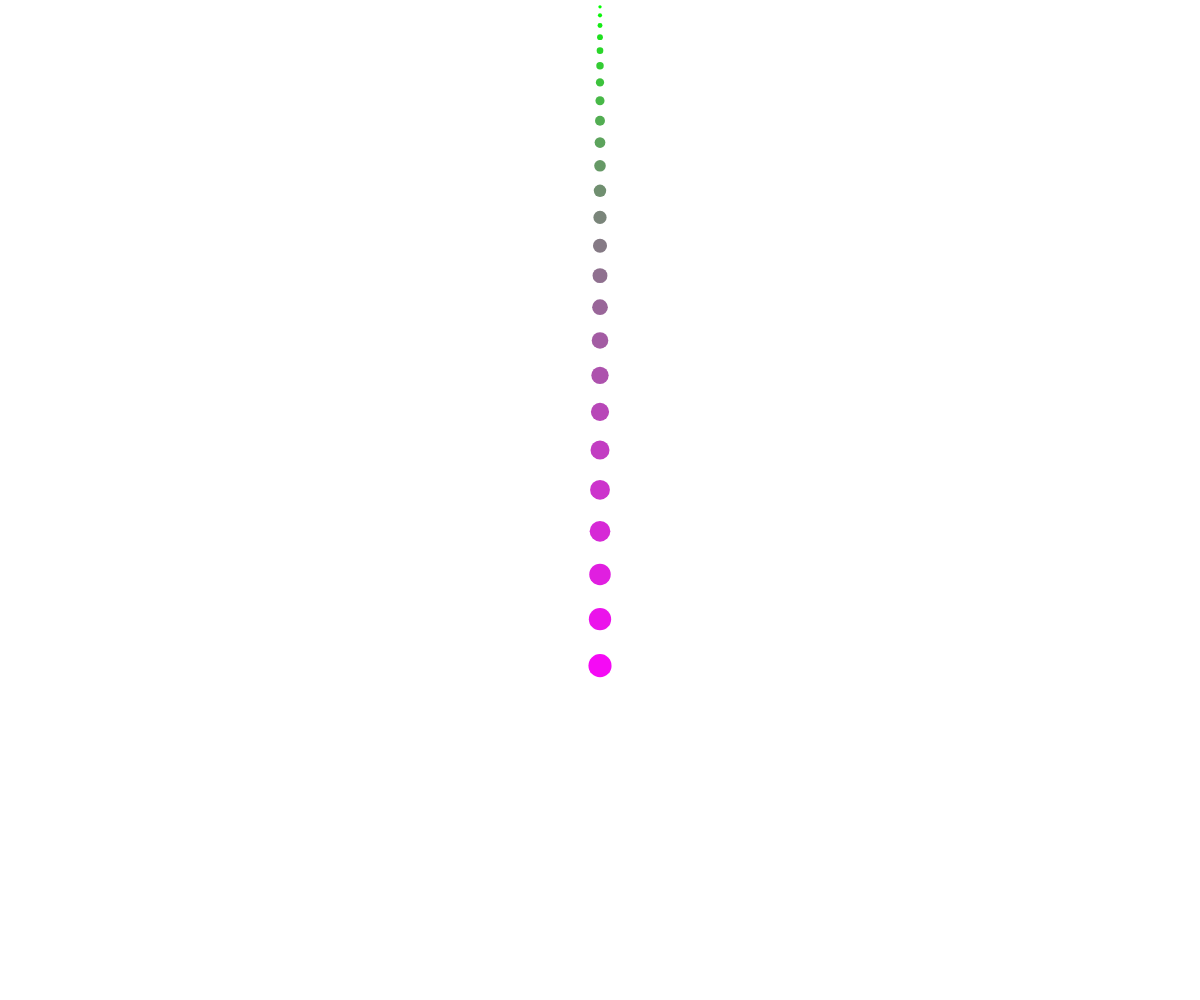
Frame 1 (no input)
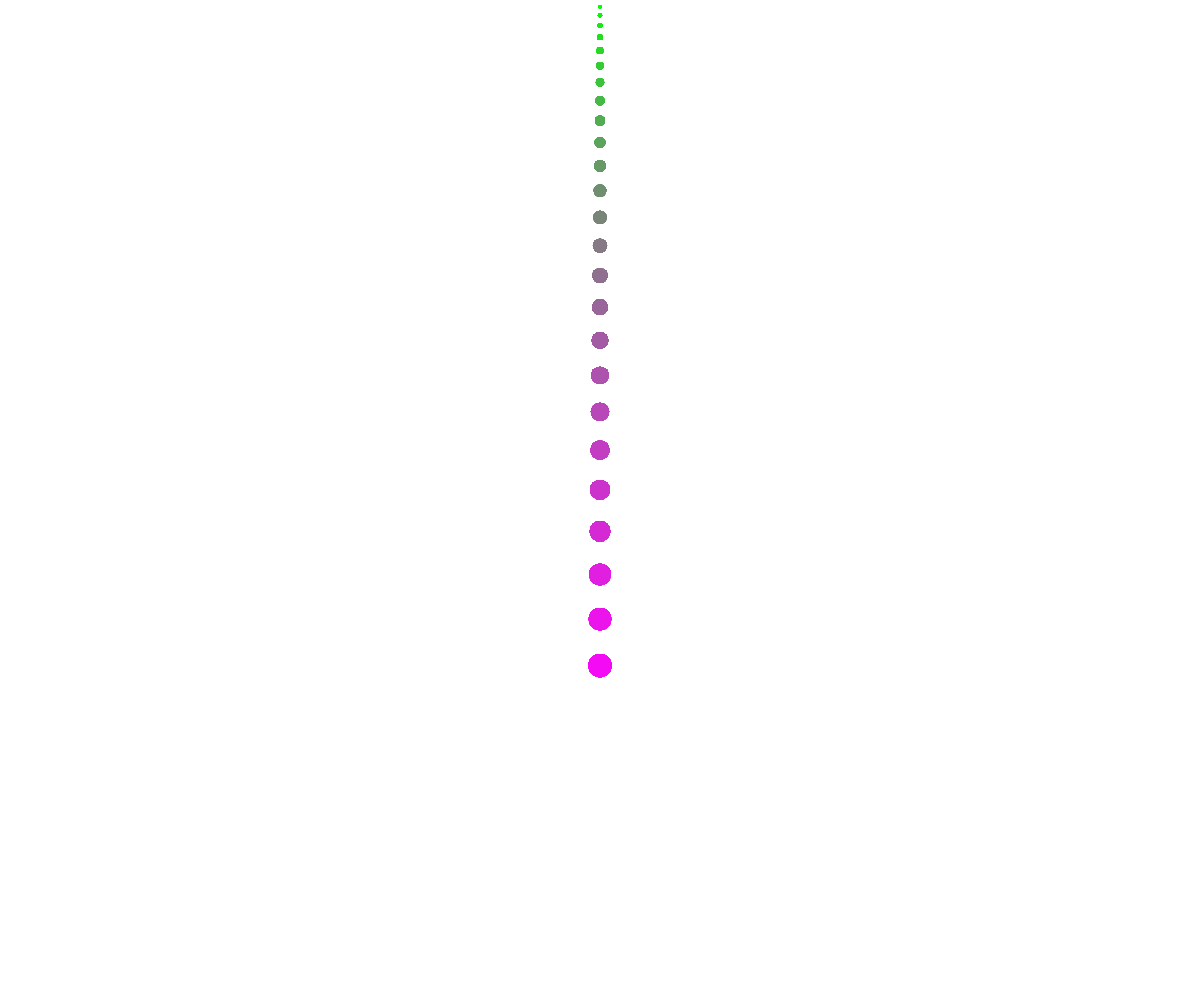
Frame 60 (no input)
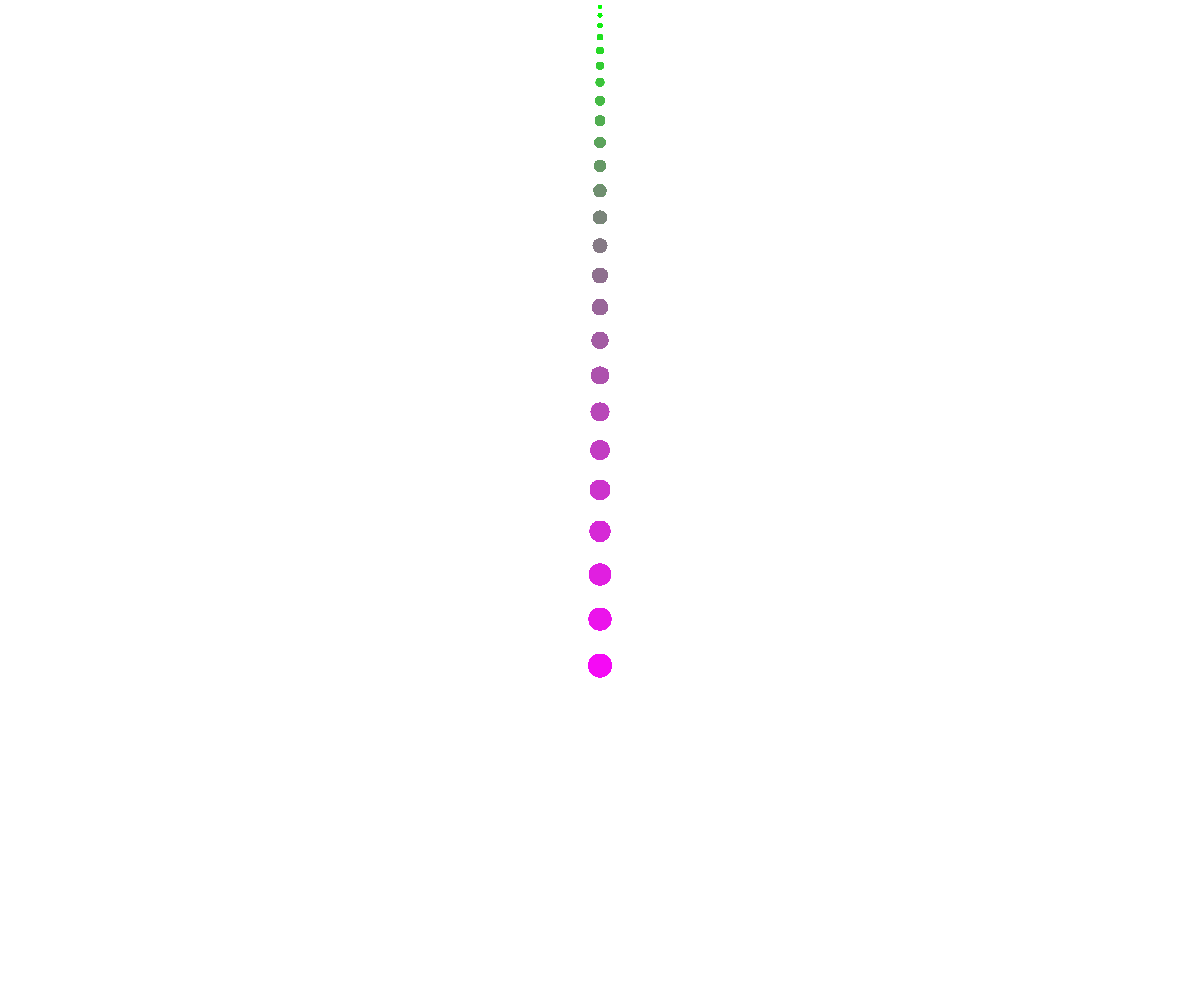
Frame 120 (the mouse pressed at the canvas centre since frame 60)

The p5.js sketch that drew these frames (run headless with seeded random() and noise() and a simulated clock; from frame 60 on, the mouse is pressed at the canvas centre):

// p5.js sketch
// ── sketch.js
function setup() {
	createCanvas(windowWidth, windowHeight);
}



function draw() {

	noStroke();

	var numberOfSteps = 15;
	var startCircumference = 10;
	var endCircumference = 100;
	var circumferenceStepSize = numberOfSteps / windowHeight * (startCircumference + endCircumference);
	var priorCircumference = 5;
	var priorY = 0
	var spaceInBetween = 1

	for(var i = 0; i < 25; i ++){
		fill(map(i,0, 25, 0, 255),map(i,0, 25, 255, 0),map(i,0, 25, 0, 255));
			var nextCircumference = priorCircumference + circumferenceStepSize;
		var nextY = priorY + priorCircumference/2 + nextCircumference/2 + spaceInBetween;
		ellipse(windowWidth/2, nextY, nextCircumference /2, nextCircumference /2);

		priorY = nextY;
		priorCircumference = nextCircumference;
	}
}
